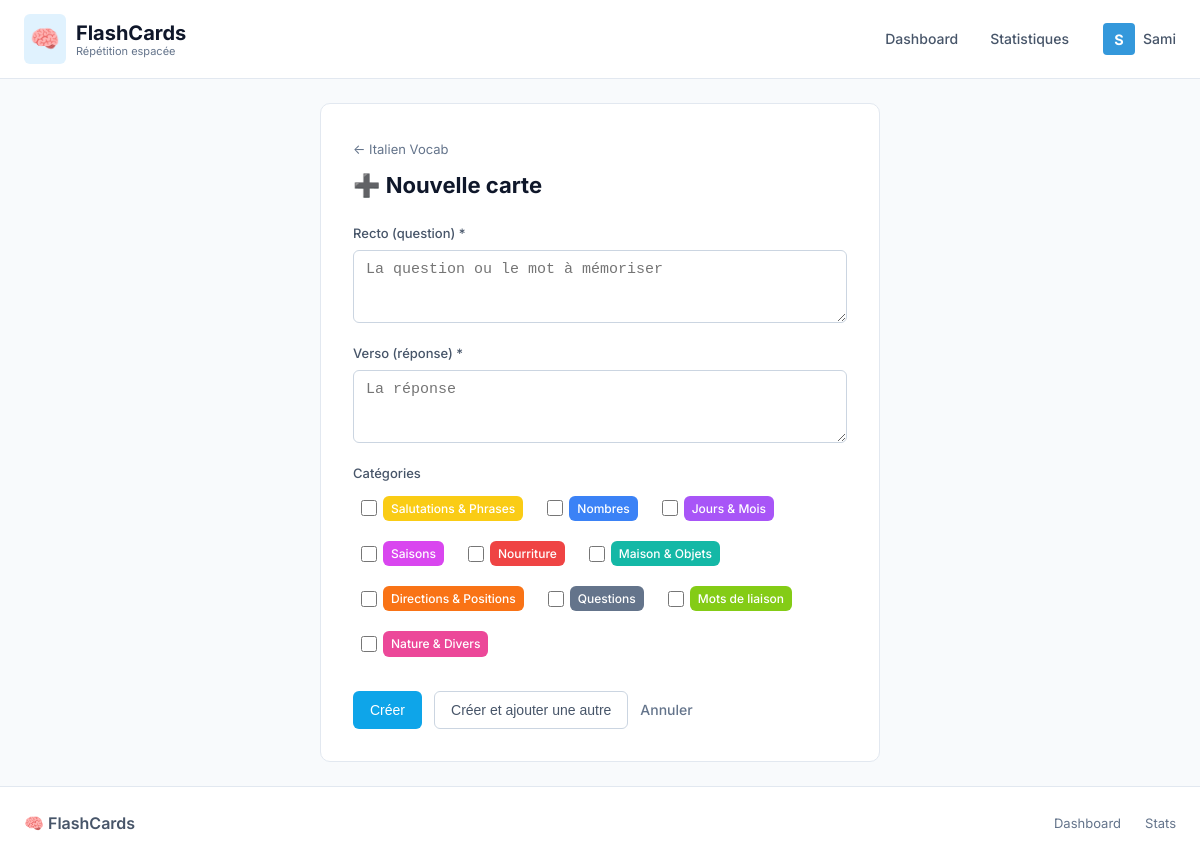
Page /cards/deck/1/new (signed in) on the committed database.
### app/models.py (models this page shows, shortened)
class User(db.Model):
    id = db.Column(db.Integer, primary_key=True)
    username = db.Column(db.String(80), unique=True, nullable=False)
    password_hash = db.Column(db.String(128))  # Optional password
    is_pro = db.Column(db.Boolean, default=False)
    avatar_color = db.Column(db.String(7), default='#3498db')
    created_at = db.Column(db.DateTime, default=datetime.utcnow)
    decks = db.relationship('Deck', backref='user', lazy=True, cascade='all, delete-orphan')

class Deck(db.Model):
    id = db.Column(db.Integer, primary_key=True)
    user_id = db.Column(db.Integer, db.ForeignKey('user.id'), nullable=False)
    name = db.Column(db.String(200), nullable=False)
    description = db.Column(db.Text)
    created_at = db.Column(db.DateTime, default=datetime.utcnow)
    cards = db.relationship('Card', backref='deck', lazy=True, cascade='all, delete-orphan')
    categories = db.relationship('Category', backref='deck', lazy=True, cascade='all, delete-orphan')

class Category(db.Model):
    id = db.Column(db.Integer, primary_key=True)
    deck_id = db.Column(db.Integer, db.ForeignKey('deck.id'), nullable=False)
    name = db.Column(db.String(100), nullable=False)
    color = db.Column(db.String(7), default='#3498db')  # Hex color

### app/routes/cards.py (the view, shortened to what this page needs)
@bp.route('/deck/<int:deck_id>/new', methods=['GET', 'POST'])
def new_card(deck_id):
    deck = Deck.query.get_or_404(deck_id)
    if deck.user_id != g.user.id:
        flash('Accès non autorisé.', 'error')
        return redirect(url_for('main.index'))
    return render_template('cards/form.html', deck=deck, card=None)

### app/routes/auth.py (called while the page is built)
@bp.before_app_request
def load_logged_in_user():
    user_id = session.get('user_id')
    if user_id is None:
        g.user = None
    else:
        g.user = User.query.get(user_id)

### app/routes/cards.py (called while the page is built)
@bp.before_request
def login_required():
    if not g.user:
        return redirect(url_for('auth.profiles'))

### app/templates/cards/form.html (shortened to what this page needs)
{% extends 'base.html' %}
{% block content %}
<div class="form-page">
    <a href="{{ url_for('decks.view_deck', deck_id=deck.id) }}" class="back-link">← {{ deck.name }}</a>
    <h1>{% if card %}✏️ Modifier carte{% else %}➕ Nouvelle carte{% endif %}</h1>
    <form method="POST" class="form">
        <div class="form-group">
            <label for="front">Recto (question) *</label>
            <textarea id="front" name="front" rows="3" required
                placeholder="La question ou le mot à mémoriser">{{ pending_front or (card.front if card else '') }}</textarea>
        </div>
        <div class="form-group">
            <label for="back">Verso (réponse) *</label>
            <textarea id="back" name="back" rows="3" required
                placeholder="La réponse">{{ pending_back or (card.back if card else '') }}</textarea>
        </div>
        {% if deck.categories %}
        <div class="form-group">
            <label>Catégories</label>
            <div class="checkbox-group">
                {% for category in deck.categories %}
                <label class="checkbox-label">
                    <input type="checkbox" name="categories" value="{{ category.id }}" >
                    <span class="category-badge" style="background-color: {{ category.color }}">{{ category.name
                        }}</span>
                </label>
                {% endfor %}
            </div>
        </div>
        {% endif %}
        <div class="form-actions">
            {% if duplicates %}
            <button type="submit" class="btn btn-primary">Créer quand même</button>
            <a href="{{ url_for('decks.view_deck', deck_id=deck.id) }}" class="btn btn-secondary">Annuler</a>
            {% else %}
            <button type="submit" class="btn btn-primary">
                {% if card %}Sauvegarder{% else %}Créer{% endif %}
            </button>
            {% if not card %}
            <button type="submit" name="add_another" value="1" class="btn btn-secondary">
                Créer et ajouter une autre
            </button>
            {% endif %}
            <a href="{{ url_for('decks.view_deck', deck_id=deck.id) }}" class="btn btn-link">Annuler</a>
            {% endif %}
        </div>
    </form>
</div>
{% endblock %}

### app/templates/base.html (shortened to what this page needs)
<!DOCTYPE html>
<html lang="fr">
<head>
    <link rel="stylesheet" href="{{ url_for('static', filename='css/style.css') }}">
</head>
<body>
    <nav class="navbar">
        <div class="navbar-inner">
            <div class="nav-brand">
                <a href="{{ url_for('main.index') }}">
                    <span class="logo-icon">🧠</span>
                    <span class="brand-text">
                        FlashCards
                        <small>Répétition espacée</small>
                    </span>
                </a>
            </div>
            <ul class="nav-links">
                <li><a href="{{ url_for('main.index') }}"
                        class="{% if request.endpoint == 'main.index' %}active{% endif %}">
                        Dashboard
                    </a></li>
                <li><a href="{{ url_for('stats.global_stats') }}"
                        class="{% if 'stats' in request.endpoint %}active{% endif %}">
                        Statistiques
                    </a></li>
                {% if g.user %}
                <li style="margin-left: 1rem; display: flex; align-items: center;">
                    <a href="{{ url_for('auth.profiles') }}"
                        style="padding: 0; display: flex; align-items: center; gap: 0.5rem;" title="Changer de profil">
                        <div
                            style="width: 32px; height: 32px; border-radius: 4px; background-color: {{ g.user.avatar_color }}; color: white; display: flex; align-items: center; justify-content: center; font-weight: bold; font-size: 0.9rem;">
                            {{ g.user.username[0]|upper }}
                        </div>
                        <span style="font-weight: 500;">{{ g.user.username }}</span>
                    </a>
                </li>
                {% endif %}
            </ul>
        </div>
    </nav>
    <main class="container">
        {% block content %}{% endblock %}
    </main>
    <footer class="footer">
        <div class="footer-inner">
            <div class="footer-brand">🧠 FlashCards</div>
            <div class="footer-links">
                <a href="{{ url_for('main.index') }}">Dashboard</a>
                <a href="{{ url_for('stats.global_stats') }}">Stats</a>
            </div>
        </div>
    </footer>
</body>
</html>

### rows in the picture
User: user "S", user.username "Sami"
Deck: name "Italien Vocab"
Category: name "Salutations & Phrases"
Category: name "Nombres"
Category: name "Jours & Mois"
Category: name "Saisons"
Category: name "Nourriture"
Category: name "Maison & Objets"
Category: name "Directions & Positions"
Category: name "Questions"
Category: name "Mots de liaison"
Category: name "Nature & Divers"
